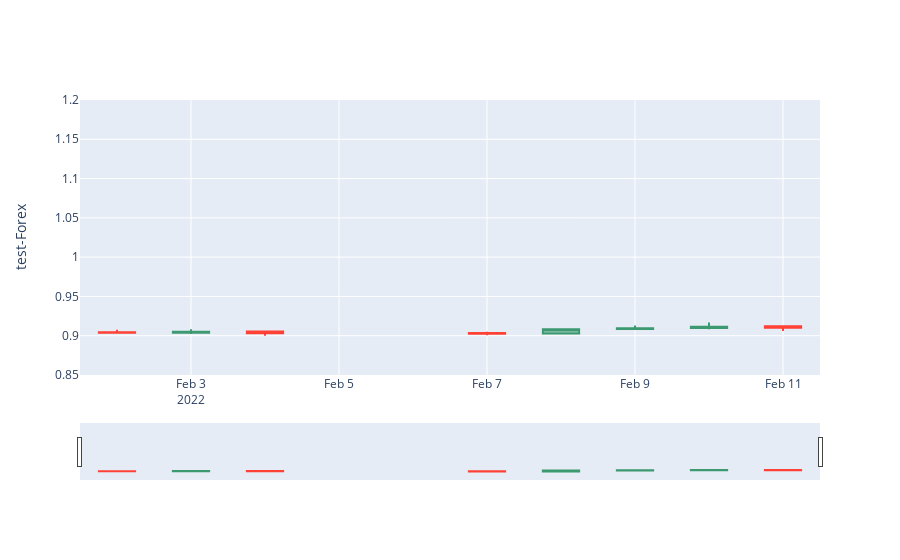

Source (notebook cell):
### Code cell
plot_candle_test(n,data_test)

### Figure 1 — Plotly figure (JSON) as saved in the notebook; plotly's stock layout.template omitted (floating-point values rounded to 4 significant figures)
{"data": [{"close": [0.9039, 0.9051, 0.9032, 0.9025, 0.9082, 0.9095, 0.9113, 0.91], "high": [0.9077, 0.9081, 0.9065, 0.905, 0.9086, 0.9129, 0.9168, 0.9119], "low": [0.9032, 0.9023, 0.9, 0.9007, 0.9019, 0.9072, 0.9082, 0.9061], "open": [0.9043, 0.9039, 0.9053, 0.9035, 0.9028, 0.9084, 0.9097, 0.9119], "type": "candlestick", "x": ["2022-02-02T00:00:00", "2022-02-03T00:00:00", "2022-02-04T00:00:00", "2022-02-07T00:00:00", "2022-02-08T00:00:00", "2022-02-09T00:00:00", "2022-02-10T00:00:00", "2022-02-11T00:00:00"]}], "layout": {"yaxis": {"range": [0.85, 1.2], "title": {"standoff": 25, "text": "test-Forex"}}}}
